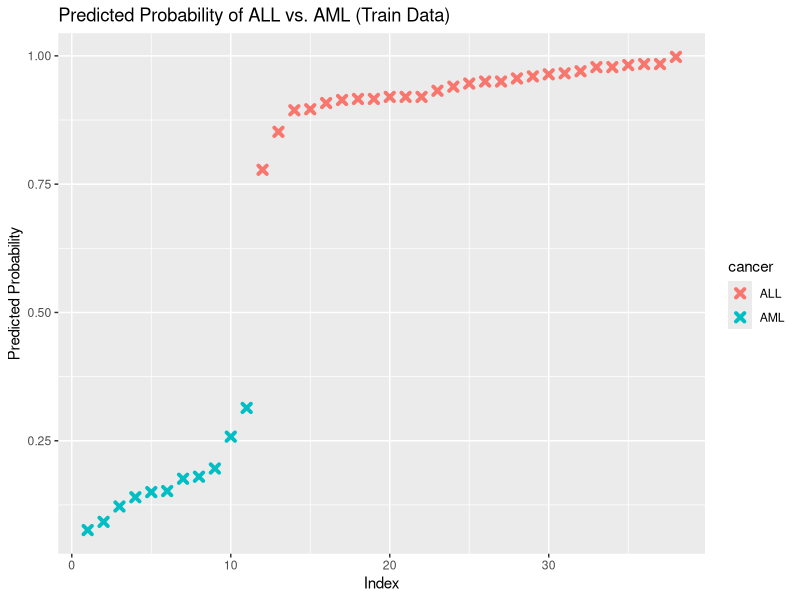
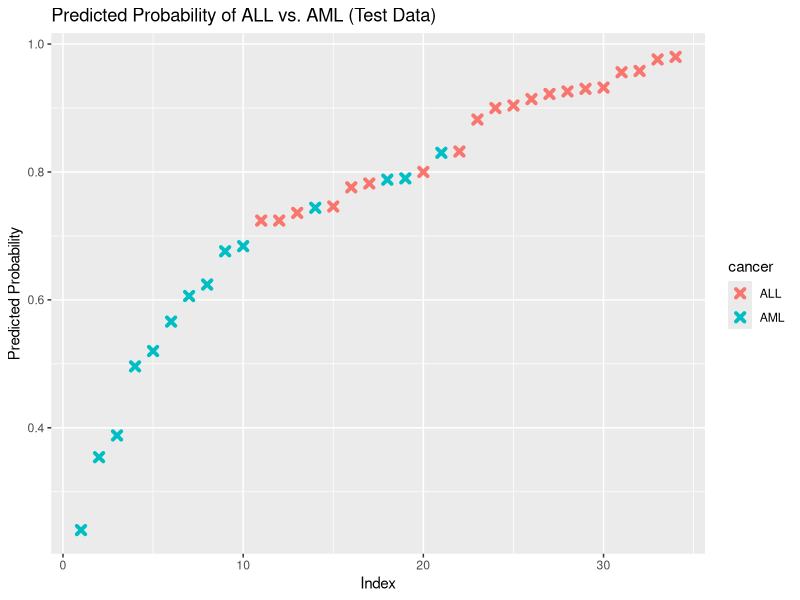
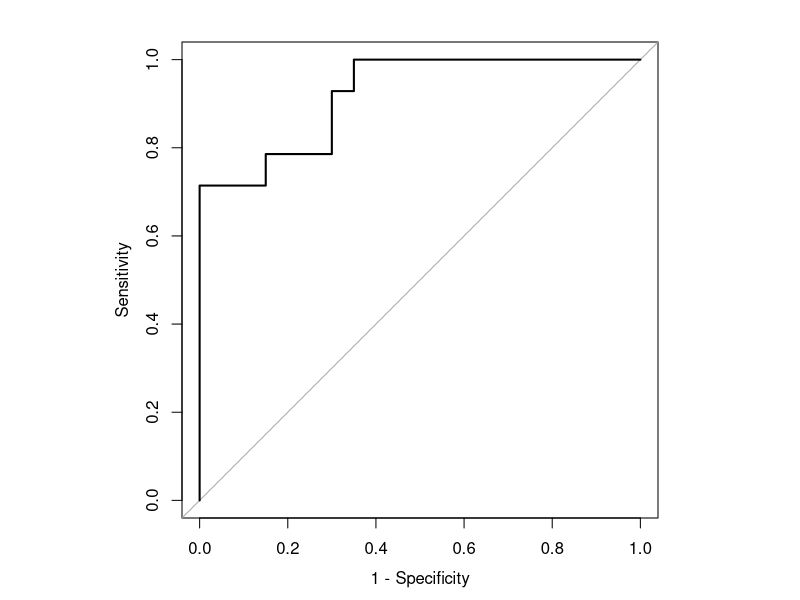
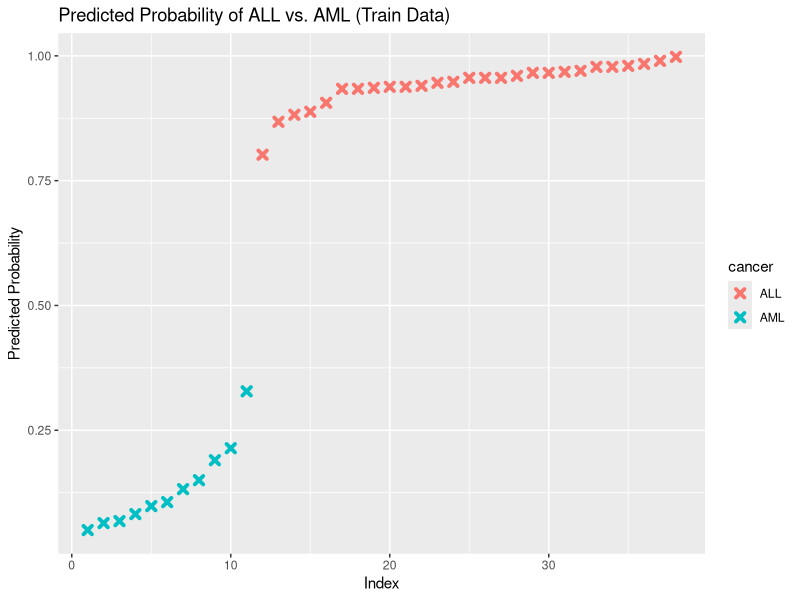
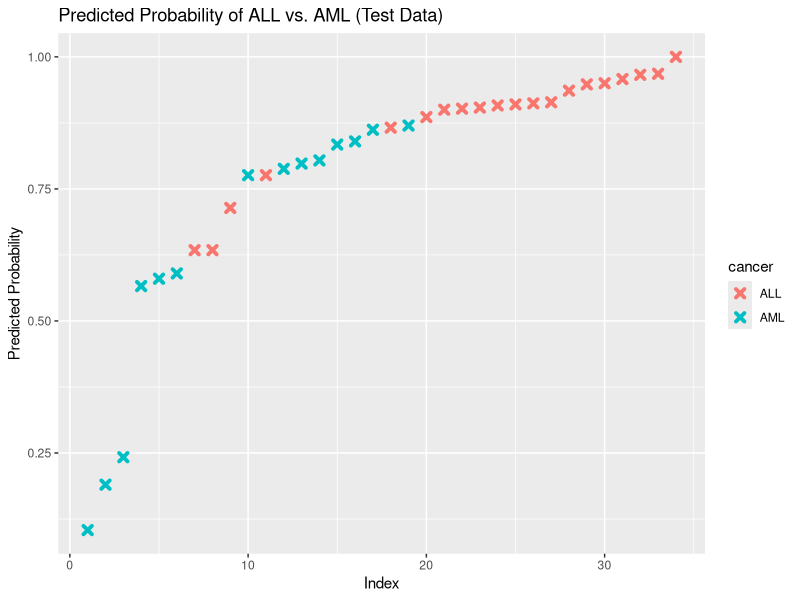
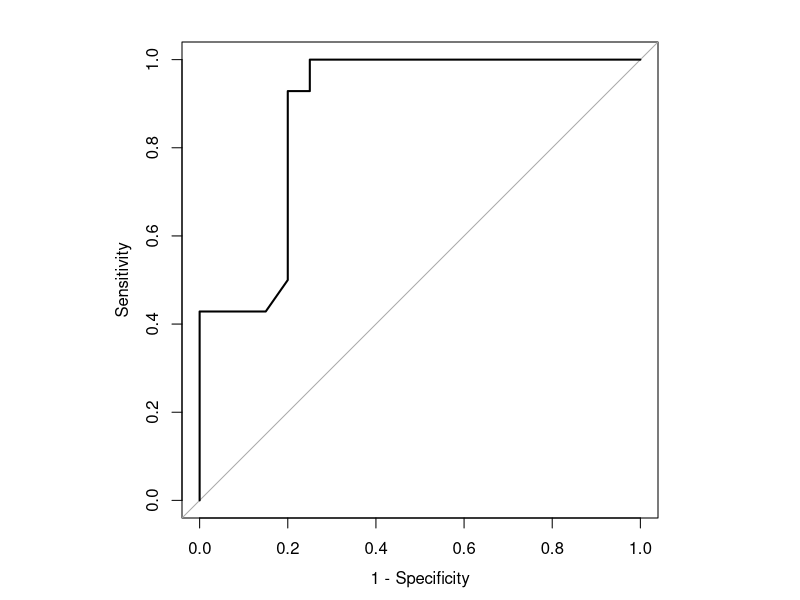

These charts were generated, in order, by the following R code:
## ---- chunk 1
library(caret)
library(pROC)
## ---- chunk 2
graph_probability <- function(model, data, comp, test_train){
  predicted <- data.frame(
    probability = predict(model, newdata = data[4:(comp+3)], "prob")[,1],
    cancer=data$cancer
  )

  predicted <- predicted[
    order(predicted$probability, decreasing=FALSE),]
  predicted$rank <- 1:nrow(predicted)
  
  if (test_train == "test") {
    ggplot(data=predicted, aes(x=rank, y=probability)) +
      geom_point(aes(color=cancer), alpha=1, shape=4, stroke=2) +
      xlab("Index") +
      ylab("Predicted Probability") +
      ggtitle("Predicted Probability of ALL vs. AML (Test Data)")
  }
  
  else {
    ggplot(data=predicted, aes(x=rank, y=probability)) +
      geom_point(aes(color=cancer), alpha=1, shape=4, stroke=2) +
      xlab("Index") +
      ylab("Predicted Probability") +
      ggtitle("Predicted Probability of ALL vs. AML (Train Data)")
  }
}

cross_val_model <- function(train, method, num_cv, folds, comp) {
  set.seed(1)
  cv_model <- train(
    x = train[4:(comp+3)],
    y = train$cancer,
    method = method,
    metric = "Accuracy",
    trControl = trainControl(method="repeatedcv",
                             number = num_cv,
                             repeats = folds),
  )
  return (cv_model)
}

conf_matrix <- function(test, cv_model, comp) {
  confusionMatrix(reference = as.factor(test$cancer), data = as.factor(predict(cv_model, test[4:(comp+3)])))
}

roc_plot <- function(test, model, comp) {
  par(pty="s")
  roc(test$cancer, predict(model, test[4:(comp+3)], type="prob")[,1], plot=TRUE, legacy.axes=TRUE)
} 
## ---- chunk 3
method <- "rf"
comp <- 20
num_cv <- 3
folds <- 5
## ---- chunk 4
#import numerical pca and split test / train data
test <- read.csv("data/processed/num_test.csv", row.names = 1)
train <- read.csv("data/processed/num_train.csv", row.names = 1)

model <- cross_val_model(train, method, num_cv, folds, comp)
model
## ---- chunk 5
#confusion matrix of model
conf_matrix(test, model, comp)
## ---- chunk 6
#graphing training probabilites
graph_probability(model, train, comp, "train")

#graphing testing probabilities
graph_probability(model, test, comp, "test")
## ---- chunk 7
#plotting ROC
roc_plot(test, model, comp)
## ---- chunk 8
#import numerical pca and split test / train data
test <- read.csv("data/processed/cat_test.csv", row.names = 1)
train <- read.csv("data/processed/cat_train.csv", row.names = 1)

model <- cross_val_model(train, method, num_cv, folds, comp)
model
## ---- chunk 9
#confusion matrix of model
conf_matrix(test, model, comp)
## ---- chunk 10
#graphing training probabilites
graph_probability(model, train, comp, "train")

#graphing testing probabilities
graph_probability(model, test, comp, "test")
## ---- chunk 11
#plotting ROC
roc_plot(test, model, comp)
